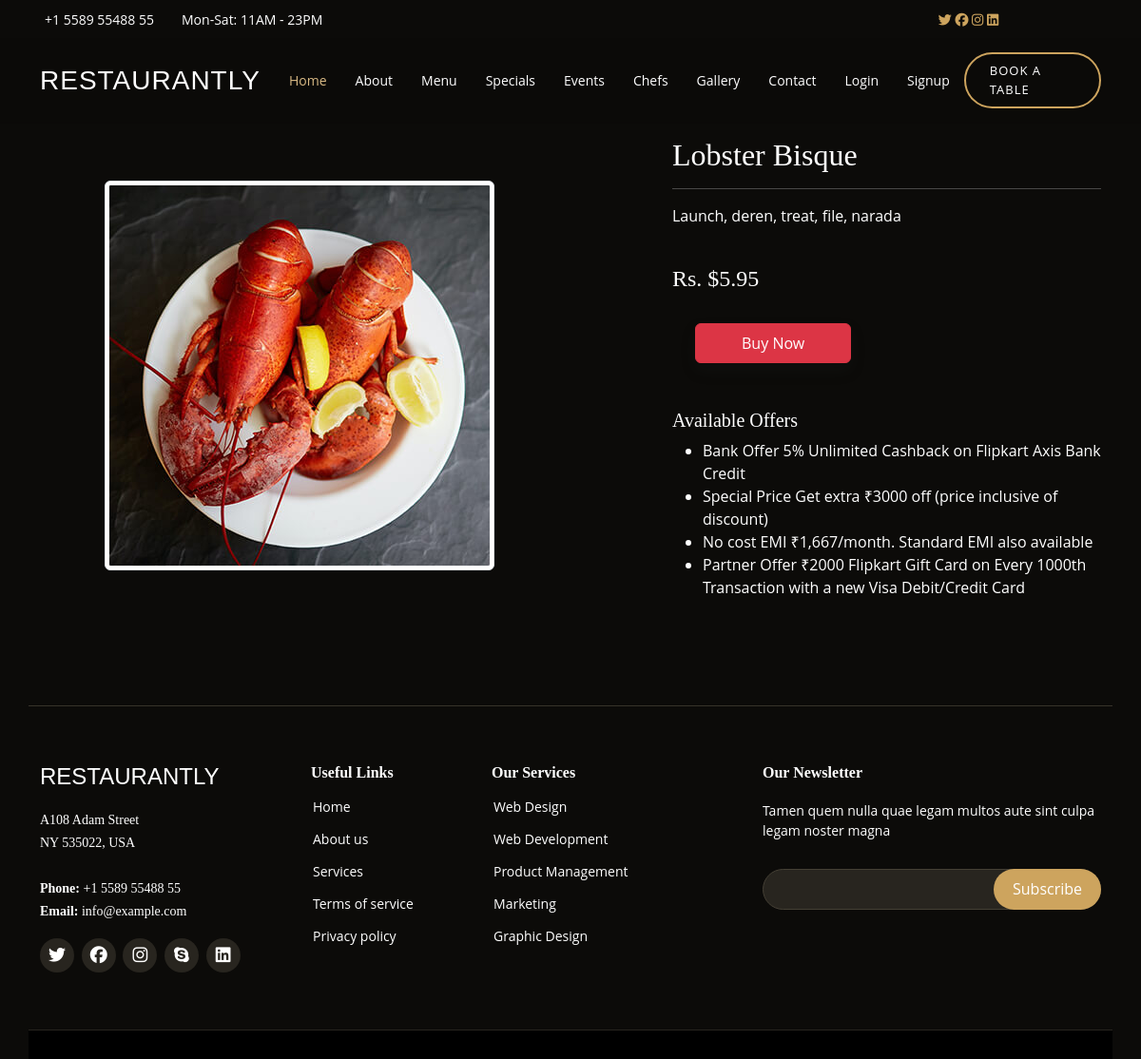
Page /menu/1 on the committed database.
### app/models.py (models this page shows, shortened)
class AllFood(models.Model):
    food_name = models.CharField(max_length=50)
    desc = models.CharField(max_length=50)
    price = models.FloatField()
    category = models.CharField(choices=category_choice, max_length=10)
    food_image = models.ImageField(upload_to='FoodImage')

### app/views.py (the view)
# urls.py: path('menu/<int:pk>', views.FoodDetailView.as_view(), name='menu'),
class FoodDetailView(View):
    def get(self, request, pk):
        food = AllFood.objects.get(pk=pk)  # Retrieve the specific AllFood object based on pk
        item_already_in_cart = False
        if request.user.is_authenticated:
            item_already_in_cart = Cart.objects.filter(Q(food=food) & Q(user=request.user)).exists()
        return render(request, 'food_detail.html', {'food': food, 'item_already_in_cart': item_already_in_cart})

### templates/food_detail.html (shortened to what this page needs)
{% extends 'base.html' %}
{% load static %}
{% block content %}
<div class="container my-5 mt-5 ">
    <div class="row mt-5">
        <div class="col-sm-6 text-center align-self-center">
            <img src="{{food.food_image.url}}" alt="" class="img-fluid img-thumbnail mt-5">
        </div>
        <div class="col-sm-5 offset-sm-1 mt-5">
            <h2>{{food.food_name}}</h2>
            <hr>
            <p>{{food.desc}}</p> <br>
            <h4>Rs. ${{food.price}}</h4> <br>
            <a href="{% url 'checkout' %}" class="btn btn-danger shadow px-5 py-2 ms-4">Buy Now</a>
            <h5 class="mt-5">Available Offers</h5>
            <ul>
                <li>Bank Offer 5% Unlimited Cashback on Flipkart Axis Bank Credit</li>
                <li>Special Price Get extra ₹3000 off (price inclusive of discount)</li>
                <li>No cost EMI ₹1,667/month. Standard EMI also available</li>
                <li>Partner Offer ₹2000 Flipkart Gift Card on Every 1000th Transaction with a new Visa Debit/Credit Card</li>
            </ul>
        </div>
    </div>
</div>
{% endblock content %}

### static/css/style.css (style rules this page uses)
body { font-family: "Open Sans", sans-serif; background: #0c0b09; color: #fff; }
a { color: #cda45e; text-decoration: none; }
h1, h2, h3, h4, h5, h6 { font-family: "Playfair Display", serif; }

### rows in the picture
AllFood: food_image (picture), food_name "Lobster Bisque", desc "Launch, deren, treat, file, narada", price "5.95"
